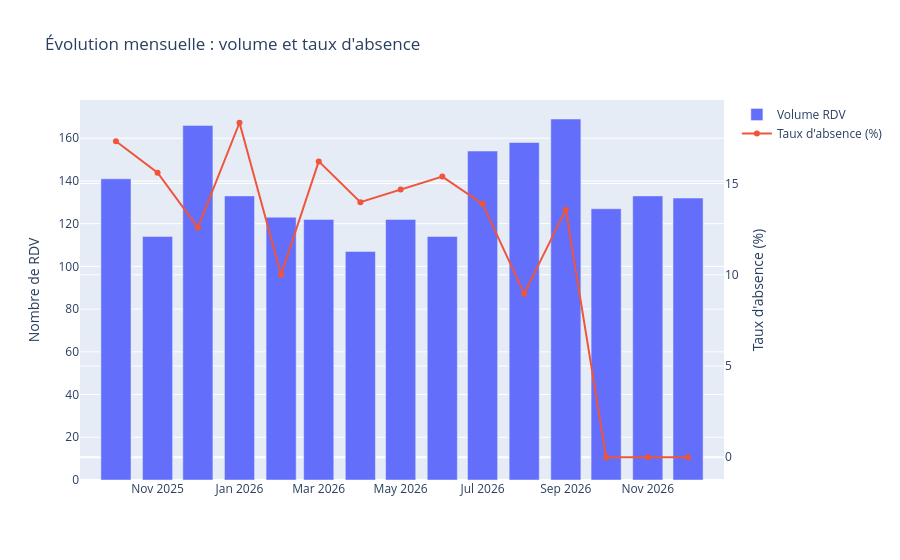

Write notebook code for a chart like this one.
### Code cell
# --- EF-22 : Évolution mensuelle du volume et du taux d'absence ---
df_mois = df.copy()
df_mois["mois"] = df_mois["date_rdv"].dt.to_period("M").astype(str)

# Volume total par mois
volume = df_mois.groupby("mois").size()

# Taux d'absence par mois
df_echus = df_mois[df_mois["statut"].isin(["Honoré", "Absent"])]
taux = df_echus.groupby("mois").apply(
    lambda x: (x["statut"] == "Absent").mean() * 100
)

fig = go.Figure()
fig.add_trace(go.Bar(x=volume.index, y=volume.values, name="Volume RDV"))
fig.add_trace(go.Scatter(x=taux.index, y=taux.values, name="Taux d'absence (%)", yaxis="y2"))
fig.update_layout(
    title="Évolution mensuelle : volume et taux d'absence",
    yaxis=dict(title="Nombre de RDV"),
    yaxis2=dict(title="Taux d'absence (%)", overlaying="y", side="right"),
    hovermode="x unified"
)
fig.show()

### Figure 1 — Plotly figure (JSON) as saved in the notebook; plotly's stock layout.template omitted (floating-point values rounded to 4 significant figures)
{"data": [{"name": "Volume RDV", "type": "bar", "x": ["2025-10", "2025-11", "2025-12", "2026-01", "2026-02", "2026-03", "2026-04", "2026-05", "2026-06", "2026-07", "2026-08", "2026-09", "2026-10", "2026-11", "2026-12"], "y": [141, 114, 166, 133, 123, 122, 107, 122, 114, 154, 158, 169, 127, 133, 132]}, {"name": "Taux d'absence (%)", "type": "scatter", "x": ["2025-10", "2025-11", "2025-12", "2026-01", "2026-02", "2026-03", "2026-04", "2026-05", "2026-06", "2026-07", "2026-08", "2026-09", "2026-10", "2026-11", "2026-12"], "y": [17.32, 15.6, 12.58, 18.33, 10.0, 16.22, 13.98, 14.68, 15.38, 13.89, 8.966, 13.57, 0.0, 0.0, 0.0], "yaxis": "y2"}], "layout": {"hovermode": "x unified", "title": {"text": "Évolution mensuelle : volume et taux d'absence"}, "yaxis": {"title": {"text": "Nombre de RDV"}}, "yaxis2": {"overlaying": "y", "side": "right", "title": {"text": "Taux d'absence (%)"}}}}
